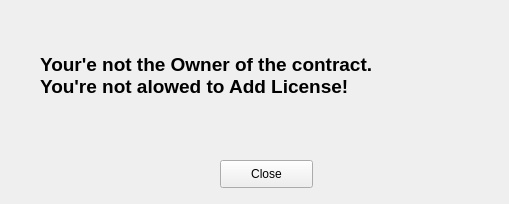
<?xml version="1.0" encoding="UTF-8"?>
<ui version="4.0">
 <class>Error</class>
 <widget class="QWidget" name="Error">
  <property name="geometry">
   <rect>
    <x>0</x>
    <y>0</y>
    <width>509</width>
    <height>204</height>
   </rect>
  </property>
  <property name="cursor">
   <cursorShape>ArrowCursor</cursorShape>
  </property>
  <property name="windowTitle">
   <string>Error!</string>
  </property>
  <widget class="QPushButton" name="pushButton">
   <property name="geometry">
    <rect>
     <x>220</x>
     <y>160</y>
     <width>93</width>
     <height>28</height>
    </rect>
   </property>
   <property name="text">
    <string>Close</string>
   </property>
  </widget>
  <widget class="QLabel" name="ErrorMsg">
   <property name="geometry">
    <rect>
     <x>40</x>
     <y>20</y>
     <width>441</width>
     <height>111</height>
    </rect>
   </property>
   <property name="font">
    <font>
     <pointsize>14</pointsize>
     <weight>75</weight>
     <bold>true</bold>
    </font>
   </property>
   <property name="layoutDirection">
    <enum>Qt::LeftToRight</enum>
   </property>
   <property name="autoFillBackground">
    <bool>true</bool>
   </property>
   <property name="text">
    <string>Your'e not the Owner of the contract.
You're not alowed to Add License!</string>
   </property>
  </widget>
 </widget>
 <resources/>
 <connections/>
</ui>
